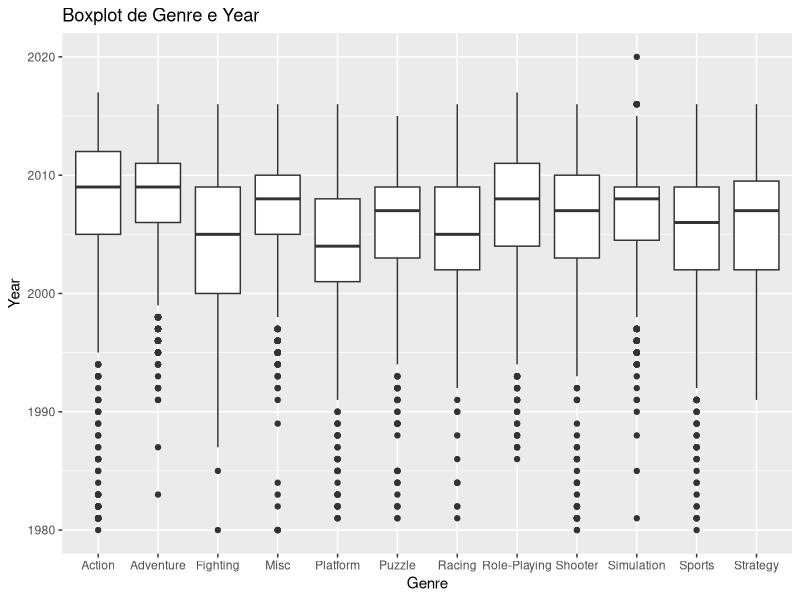
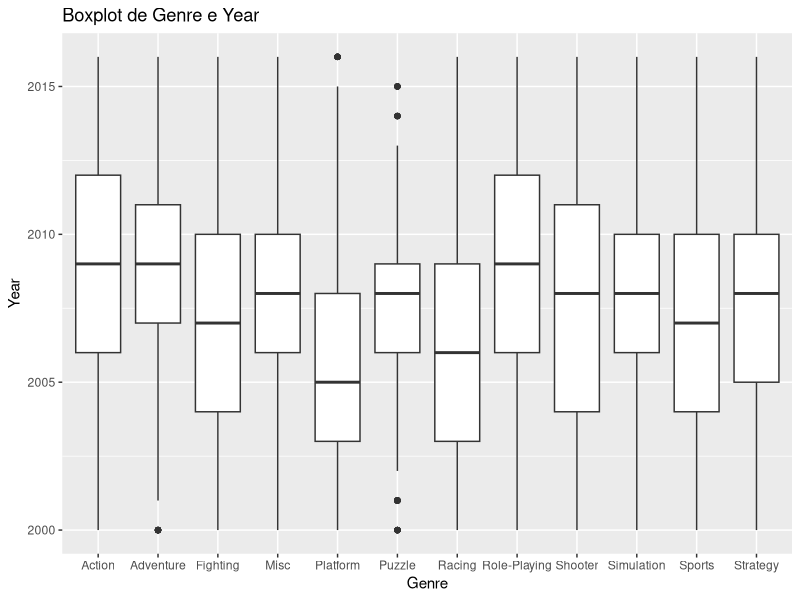
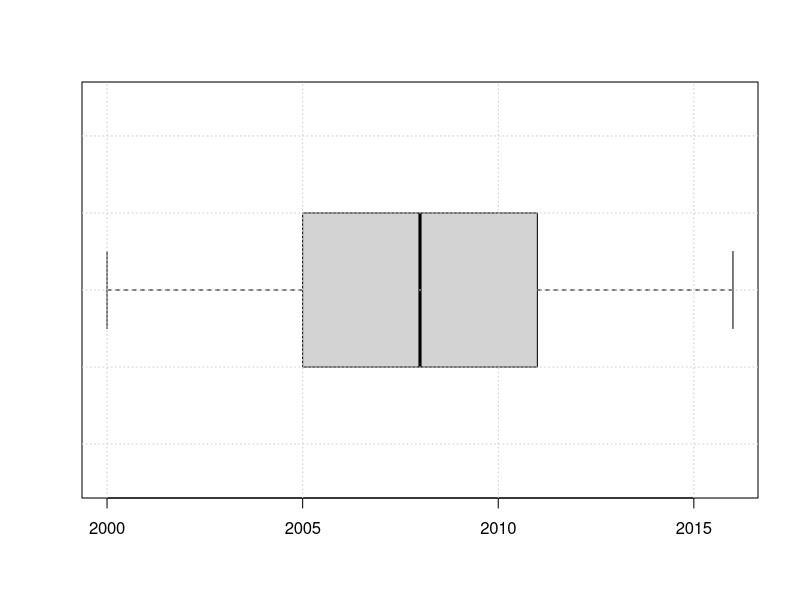
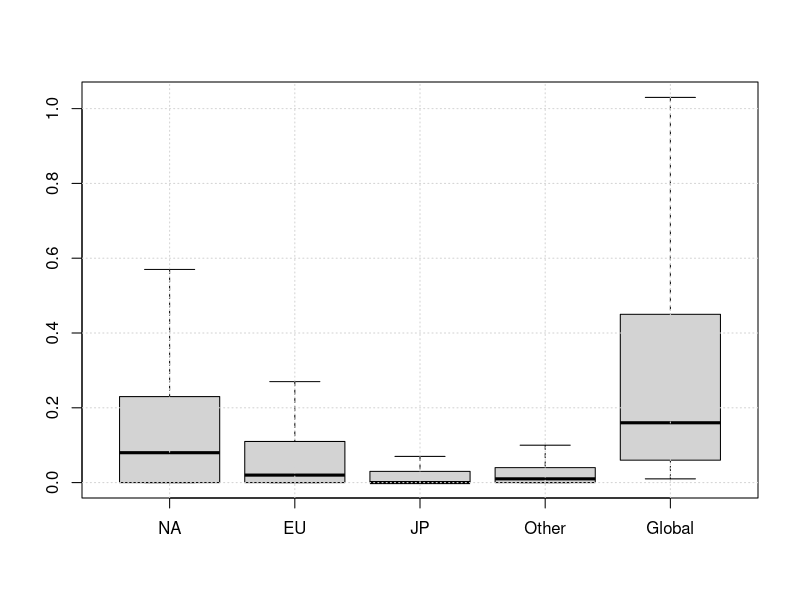
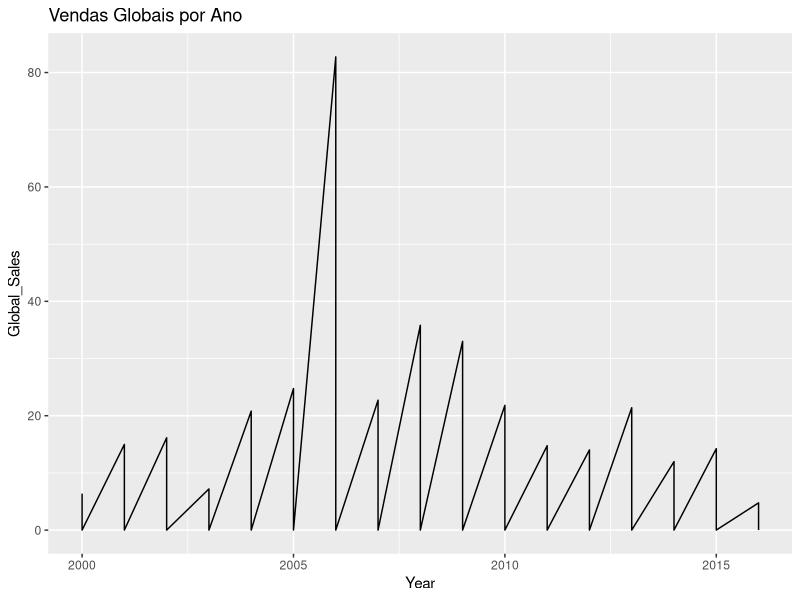
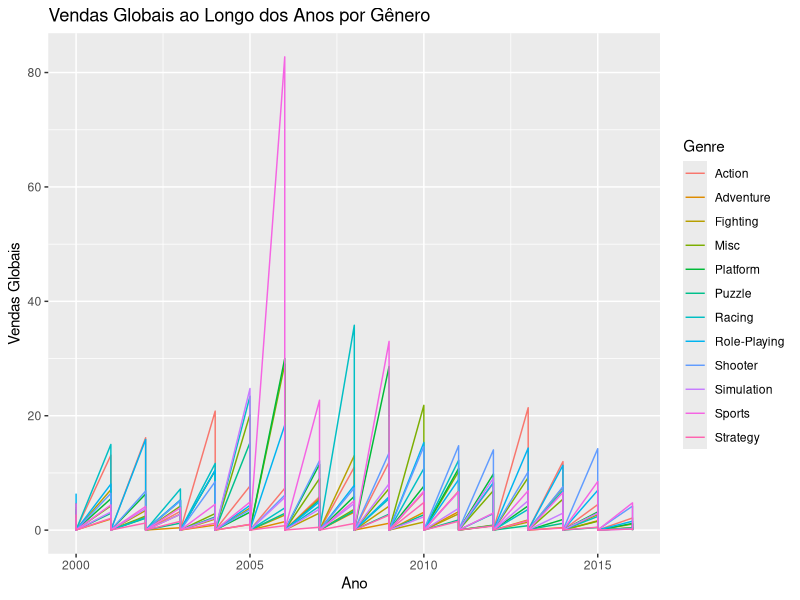
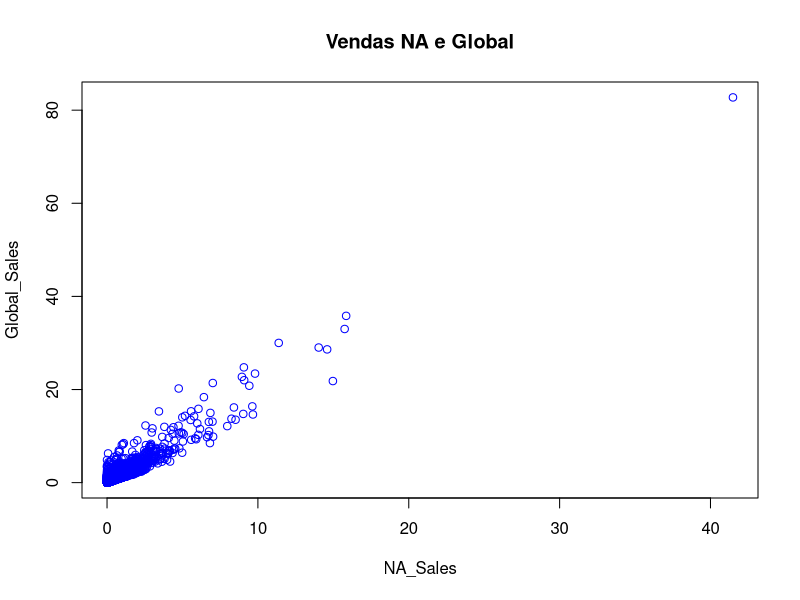
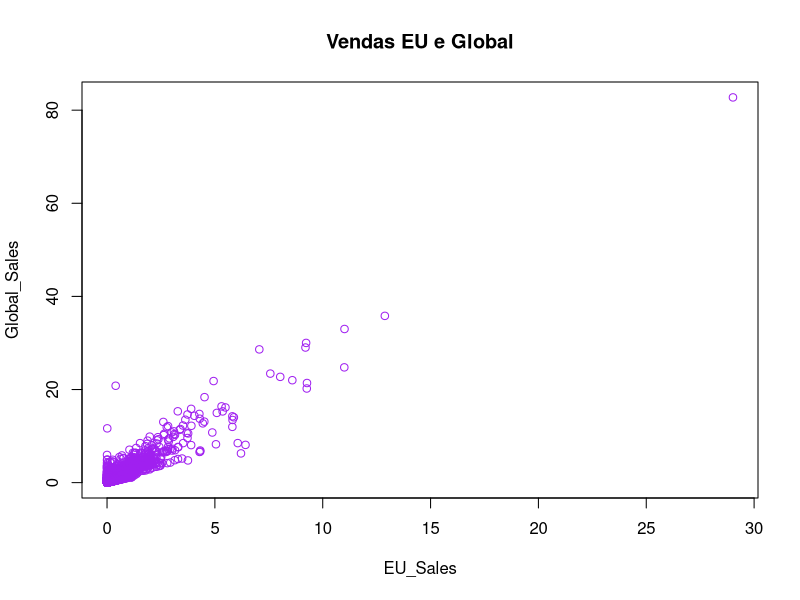

The R script that drew these images, in order:
install.packages("ggplot2")
install.packages("e1071")

library(e1071)
library(ggplot2)

#______________________________________________________________________________
# Leitura dos dados ___________________________________________________________
vgsales_raw <- read.csv('vgsales.csv', header = TRUE, sep = ",", dec = ".", 
                        stringsAsFactors = TRUE, na.strings = "NA")

#______________________________________________________________________________
# Exibição dos dados brutos ___________________________________________________
head(vgsales_raw)
summary(vgsales_raw)
str(vgsales_raw)
View(vgsales_raw)

#Transformação da var Year [FACTOR] em [Int]
vgsales_raw$Year <- as.integer(as.character(vgsales_raw$Year)) 
str(vgsales_raw)

#______________________________________________________________________________
# Observação de outliers para 'Year' antes de 2000 e depois de 2016 ___________

ggplot(vgsales_raw, aes(x=Genre, y=Year))+geom_boxplot()+
  labs(title="Boxplot de Genre e Year", x="Genre", y="Year")

#______________________________________________________________________________
# Filtro de ano (2000 a 2016) para diminuição de outliers _____________________

vgsales <- subset(vgsales_raw, Year >= 2000 & Year <= 2016)

#______________________________________________________________________________
# Verificação de colunas com dado vazio _______________________________________

sum(is.na(vgsales$Rank))                                  # 0
sum(is.na(vgsales$Name))                                  # 0
sum(is.na(vgsales$Platform))                              # 0
sum(is.na(vgsales$Year))                                  # 271
sum(is.na(vgsales$Genre))                                 # 0
sum(is.na(vgsales$Publisher))                             # 36
sum(is.na(vgsales$NA_Sales))                              # 0
sum(is.na(vgsales$EU_Sales))                              # 0
sum(is.na(vgsales$JP_Sales))                              # 0
sum(is.na(vgsales$Other_Sales))                           # 0
sum(is.na(vgsales$Global_Sales))                          # 0

#______________________________________________________________________________
# Remoção de NA na coluna 'Year' e 'Publisher' ________________________________

vgsales <- subset(vgsales, Year != "NA" & Publisher != "NA")
sum(is.na(vgsales$Year))
sum(is.na(vgsales$Publisher))
#______________________________________________________________________________
# Re-ordenando rank de vendas _________________________________________________

vgsales_size <- nrow(vgsales)
for (idx in 1:vgsales_size){
  vgsales$Rank[idx] <- idx
}

#______________________________________________________________________________
# Visualizando o boxplot dos dados após limpeza _______________________________

ggplot(vgsales, aes(x=Genre, y=Year))+geom_boxplot()+
  labs(title="Boxplot de Genre e Year", x="Genre", y="Year")

#______________________________________________________________________________




#______________________________________________________________________________
# Dados quantitativos _________________________________________________________
## Global Sales: ______________________________________________________________

gs_min <- min(vgsales$Global_Sales)
gs_max <- max(vgsales$Global_Sales)
gs_mean <- mean(vgsales$Global_Sales)
gs_median <- median(vgsales$Global_Sales)
gs_moda <- names(sort(-table(vgsales$Global_Sales)))[1]
gs_amplitude <- gs_max - gs_min
gs_AIQ <- quantile(vgsales$Global_Sales, 0.75) - quantile(vgsales$Global_Sales, 0.25)
gs_var <- var(vgsales$Global_Sales)
gs_dp <- sd(vgsales$Global_Sales)
gs_achatamento <- kurtosis(vgsales$Global_Sales)

## NA Sales: __________________________________________________________________

na_sales_min <- min(vgsales$NA_Sales)
na_sales_max <- max(vgsales$NA_Sales)
na_sales_mean <- mean(vgsales$NA_Sales)
na_sales_median <- median(vgsales$NA_Sales)
na_sales_moda <- names(sort(-table(vgsales$NA_Sales)))[1]
na_sales_amplitude <- na_sales_max - na_sales_min
na_sales_AIQ <- quantile(vgsales$NA_Sales, 0.75) - quantile(vgsales$NA_Sales, 0.25)
na_sales_var <- var(vgsales$NA_Sales)
na_sales_dp <- sd(vgsales$NA_Sales)
na_sales_achatamento <- kurtosis(vgsales$NA_Sales)

## EU Sales: __________________________________________________________________

eu_sales_min <- min(vgsales$EU_Sales)
eu_sales_max <- max(vgsales$EU_Sales)
eu_sales_mean <- mean(vgsales$EU_Sales)
eu_sales_median <- median(vgsales$EU_Sales)
eu_sales_moda <- names(sort(-table(vgsales$EU_Sales)))[1]
eu_sales_amplitude <- eu_sales_max - eu_sales_min
eu_sales_AIQ <- quantile(vgsales$EU_Sales, 0.75) - quantile(vgsales$EU_Sales, 0.25)
eu_sales_var <- var(vgsales$EU_Sales)
eu_sales_dp <- sd(vgsales$EU_Sales)
eu_sales_achatamento <- kurtosis(vgsales$EU_Sales)

## JP Sales: __________________________________________________________________

jp_sales_min <- min(vgsales$JP_Sales)
jp_sales_max <- max(vgsales$JP_Sales)
jp_sales_mean <- mean(vgsales$JP_Sales)
jp_sales_median <- median(vgsales$JP_Sales)
jp_sales_moda <- names(sort(-table(vgsales$JP_Sales)))[1]
jp_sales_amplitude <- jp_sales_max - jp_sales_min
jp_sales_AIQ <- quantile(vgsales$JP_Sales, 0.75) - quantile(vgsales$JP_Sales, 0.25)
jp_sales_var <- var(vgsales$JP_Sales)
jp_sales_dp <- sd(vgsales$JP_Sales)
jp_sales_achatamento <- kurtosis(vgsales$JP_Sales)

## Other Sales: _______________________________________________________________

other_sales_min <- min(vgsales$Other_Sales)
other_sales_max <- max(vgsales$Other_Sales)
other_sales_mean <- mean(vgsales$Other_Sales)
other_sales_median <- median(vgsales$Other_Sales)
other_sales_moda <- names(sort(-table(vgsales$Other_Sales)))[1]
other_sales_amplitude <- other_sales_max - other_sales_min
other_sales_AIQ <- quantile(vgsales$Other_Sales, 0.75) - quantile(vgsales$Other_Sales, 0.25)
other_sales_var <- var(vgsales$Other_Sales)
other_sales_dp <- sd(vgsales$Other_Sales)
other_sales_achatamento <- kurtosis(vgsales$Other_Sales)

## Year: ______________________________________________________________________

year_min <- min(vgsales$Year)
year_max <- max(vgsales$Year)
year_mean <- mean(vgsales$Year)
year_median <- median(vgsales$Year)
year_moda <- names(sort(-table(vgsales$Year)))[1]
year_amplitude <- year_max - year_min
year_AIQ <- quantile(vgsales$Year, 0.75) - quantile(vgsales$Year, 0.25)
year_var <- var(vgsales$Year)
year_dp <- sd(vgsales$Year)
year_achatamento <- kurtosis(vgsales$Year)

## Tabela com todas as analises dos dados quantitativos: ______________________
options(scipen = 999)
quantit_stats <- data.frame(Mínimo = c(year_min, gs_min, na_sales_min, eu_sales_min, jp_sales_min, other_sales_min),
                            Máximo = c(year_max, gs_max, na_sales_max, eu_sales_max, jp_sales_max, other_sales_max),
                            Média = c(year_mean, gs_mean, na_sales_mean, eu_sales_mean, jp_sales_mean, other_sales_mean),
                            Mediana = c(year_median, gs_median, na_sales_median, eu_sales_median, jp_sales_median, other_sales_median),
                            Moda = c(year_moda, gs_moda, na_sales_moda, eu_sales_moda, jp_sales_moda, other_sales_moda),
                            Amplitude = c(year_amplitude, gs_amplitude, na_sales_amplitude, eu_sales_amplitude, jp_sales_amplitude, other_sales_amplitude),
                            AIQ = c(year_AIQ, gs_AIQ, na_sales_AIQ, eu_sales_AIQ, jp_sales_AIQ, other_sales_AIQ),
                            Variância = c(year_var, gs_var, na_sales_var, eu_sales_var, jp_sales_var, other_sales_var),
                            Desvio_Padrão = c(year_dp, gs_dp, na_sales_dp, eu_sales_dp, jp_sales_dp, other_sales_dp),
                            Achatamento = c(year_achatamento, gs_achatamento, na_sales_achatamento, eu_sales_achatamento, jp_sales_achatamento, other_sales_achatamento))


rownames(quantit_stats) <- c("Ano", "Global_Sales", "NA_Sales", "EU_Sales", "JP_Sales", "Other_Sales")
View(quantit_stats)
#______________________________________________________________________________
#Visualização de dados quantitativos pelo Boxplot
#Boxplot-Year
boxplot(vgsales$Year,horizontal=TRUE)
grid()

#Boxplot-Vendas Regionais e Globais
boxplot(vgsales$NA_Sales, vgsales$EU_Sales, vgsales$JP_Sales, vgsales$Other_Sales, vgsales$Global_Sales, xaxt = "n", outline=FALSE)
axis(1, at=1:5, labels=c("NA", "EU", "JP", "Other", "Global"))
grid()
#______________________________________________________________________________
#Gráfico de Linhas/Séries Temporais - Vendas Globais por Ano
ggplot(vgsales, aes(x = Year, y = Global_Sales)) + geom_line() + labs(x = "Year", y = "Global_Sales", title = "Vendas Globais por Ano")

#Gráfico de Linhas para Visualizar Vendas Globais ao Longo dos Anos por Gênero
ggplot(vgsales, aes(x = Year, y = Global_Sales, color = Genre)) + geom_line() + 
  labs(x = 'Ano', y = 'Vendas Globais', title = 'Vendas Globais ao Longo dos Anos por Gênero')

#Gráfico de dispersão comparativo entre regiões e global
plot(vgsales$NA_Sales,vgsales$Global_Sales,xlab = "NA_Sales", ylab = "Global_Sales", main="Vendas NA e Global", col="blue")
plot(vgsales$EU_Sales,vgsales$Global_Sales,xlab = "EU_Sales", ylab = "Global_Sales", main="Vendas EU e Global", col="purple")
plot(vgsales$JP_Sales,vgsales$Global_Sales,xlab = "JP_Sales", ylab = "Global_Sales", main="Vendas JP e Global", col="red")
plot(vgsales$Other_Sales,vgsales$Global_Sales,xlab = "Other_Sales", ylab = "Global_Sales", main="Vendas Other e Global", col="orange")

#Cálculo do coeficiente de Pearson
cor(vgsales$NA_Sales,vgsales$Global_Sales)
cor(vgsales$EU_Sales,vgsales$Global_Sales)
cor(vgsales$JP_Sales,vgsales$Global_Sales)
cor(vgsales$Other_Sales,vgsales$Global_Sales)

#Gráfico de Dispersão para Comparar Vendas Globais com Vendas em outras Regiões
plot(vgsales$NA_Sales, vgsales$Global_Sales, xlab='Vendas Regionais', ylab='Vendas Globais', 
     main='Vendas Regionais vs. Vendas Globais', col='blue')
points(vgsales$EU_Sales, vgsales$Global_Sales, col='purple')
points(vgsales$JP_Sales, vgsales$Global_Sales, col='red')
points(vgsales$Other_Sales, vgsales$Global_Sales, col='orange')
legend('bottomright', legend=c('América do Norte', 'Europa', 'Japão', 'Outras Regiões'), 
       col=c('blue', 'purple', 'red', 'orange'), pch=1)

#______________________________________________________________________________
# Dados qualitativos___________________________________________________________
## Gráfico de pizza____________________________________________________________

genre_fa <-table(vgsales$Genre)
genre_fpct <- prop.table(genre_fa) * 100
pie(genre_fpct, main='Frequência relativa percentual')

#______________________________________________________________________________
# Gráfico de Global_Sales x Platform:

sales_by_platform <- aggregate(Global_Sales ~ Platform, data = vgsales, sum)
ggplot(sales_by_platform, aes(x = Platform, y = Global_Sales,label = Global_Sales)) +
  geom_bar(stat = "identity", aes(fill = Platform), color="black") +
  geom_text(vjust=2, size=4) + 
  labs(x="Plataforma", y="Vendas Globais (em milhões de unidades)", title="Vendas Globais de video-jogos por Plataforma") + 
  theme_bw()+guides(fill = FALSE)

#______________________________________________________________________________
#Gráfico de Área para Visualizar Evolução das Vendas por Plataforma
ggplot(vgsales, aes(x = Year, y = Global_Sales, fill = Platform)) +
  geom_area() +
  labs(x = "Ano", y = "Vendas Globais", title = "Evolução das Vendas por Plataforma") +
  theme_minimal()

#______________________________________________________________________________
# Gráfico de vendas totais por Gênero:
ggplot(vgsales, aes(x = reorder(Genre, - Global_Sales), y = Global_Sales)) +
  geom_bar(stat = "identity", color="green", fill="white") +
  labs(x="Gênero", y="Vendas totais", title="Vendas totais por Gênero") + 
  theme_bw()

#______________________________________________________________________________
# Gráfico de Global_Sales x Publisher:
# Obtendo apenas para o Top 10 publicadoras pois ao todo temos mais de 400 publishers
# o que para plotar ficaria com uma visualização ruim

sales_by_publisher <- aggregate(Global_Sales ~ Publisher, data = vgsales, sum)
sales_by_publisher <- sales_by_publisher[order(-sales_by_publisher$Global_Sales), ]
sales_by_publisher_top_20_publishers <- head(sales_by_publisher, 10)
ggplot(sales_by_publisher_top_20_publishers, aes(x = Publisher, y = Global_Sales,label = Global_Sales)) +
  geom_bar(stat = "identity", color="green", fill="white") +
  geom_text(vjust=2, size=4) + 
  labs(x="Publicadora", y="Vendas Globais (em milhões de unidades)", title="Vendas Globais de video-jogos por Publicadora") + 
  theme_bw()

# Gráfico de Top 10 Maiores 1000 Ranks por Publisher:

vgsales_Rank1000 <- vgsales[vgsales$Rank <= 1000, ]
publishers_count_Rank1000 <- table(vgsales_Rank1000$Publisher)
publishers_count_Rank1000 <- sort(publishers_count_Rank1000, decreasing = TRUE)
top_publishers_Rank1000 <- names(publishers_count_Rank1000)[1:10]
df_Rank1000 <- data.frame(Publisher = names(publishers_count_Rank1000), Count = as.numeric(publishers_count_Rank1000))
df_Rank1000 <- head(df_Rank1000, 10)
View(df_Rank1000)

ggplot(df_Rank1000, aes(x = Publisher, y = Count,label = Count)) +
  geom_bar(stat = "identity", color="green", fill="white") +
  geom_text(vjust=2, size=4) + 
  labs(x="Publicadora", y="Qntde. de jogos dentro do Rank Top 1000", title="Qntde. de jogos dentro do Rank Top 1000 por Publicadora") + 
  theme_bw()

#______________________________________________________________________________
